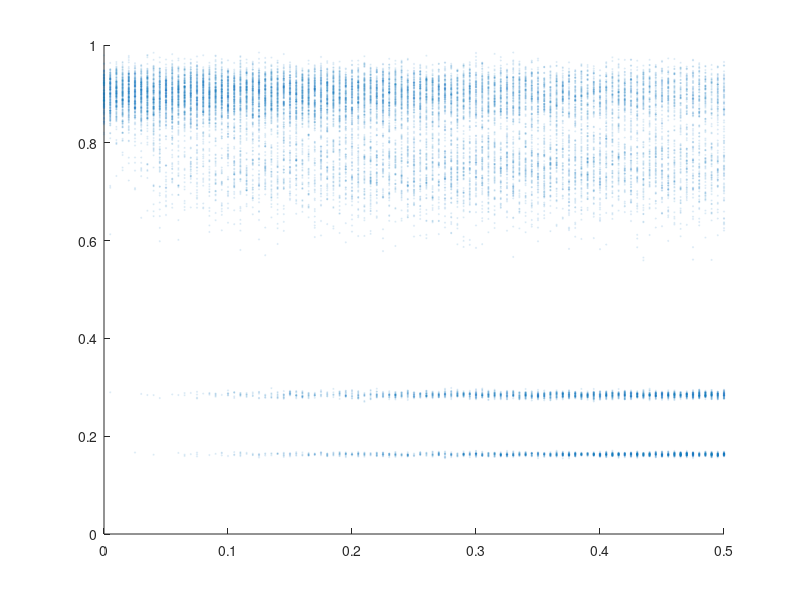
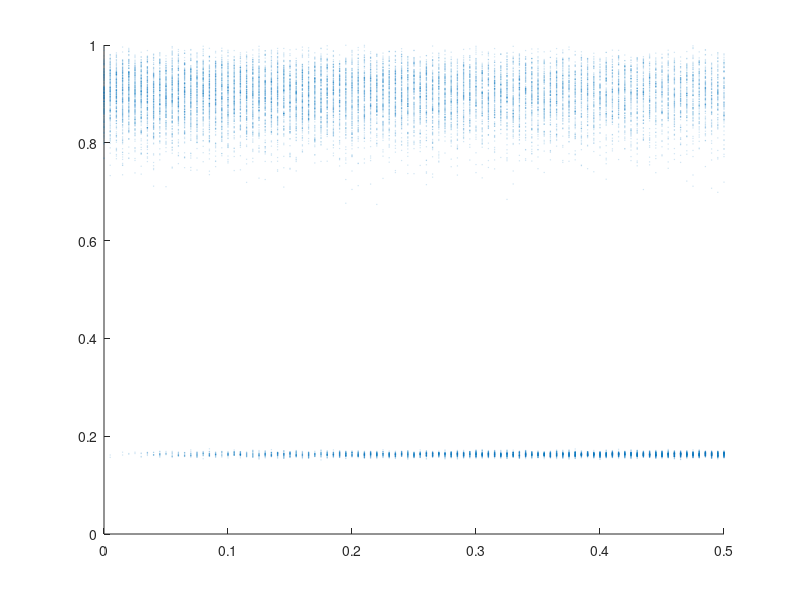

Write MATLAB code to recreate these figures, in order.
clear all;
close all;

% PD
x = 0:0.005:0.5;
X = repmat(x,200,1);
X = transpose(X);

data = load('F_pd.mat');
Fm = data.Fm;

% data = load('F_pd_std.mat');
% Fstd = data.Fstd;

data = load('F_pd_dir.mat');
Fm_dir = data.Fm_dir;

% data = load('F_pd_std_dir.mat');
% Fstd_dir = data.Fstd_dir;

figure;
hold on;
scatter(X, Fm, 1, 'MarkerFaceAlpha',.1,'MarkerEdgeAlpha',.1);

figure;
hold on;
scatter(X, Fm_dir, 1, '+' ,'MarkerFaceAlpha',.1,'MarkerEdgeAlpha',.1);
% errorbar(X, Fm, Fstd);
% errorbar(X, Fm_dir, Fstd_dir);

% % T0
% X = 0:0.02:0.8;
% 
% data = load('F_T0_mean.mat');
% Fm = data.Fm;
% 
% data = load('F_T0_std.mat');
% Fstd = data.Fstd;
% 
% data = load('F_T0_mean_dir.mat');
% Fm_dir = data.Fm_dir;
% 
% data = load('F_T0_std_dir.mat');
% Fstd_dir = data.Fstd_dir;
% 
% figure;
% hold on;
% errorbar(X, Fm, Fstd);
% errorbar(X, Fm_dir, Fstd_dir);
% 
% % sigma
% X = 0:0.002:0.2;
% 
% data = load('F_sigma_mean.mat');
% Fm = data.Fm;
% 
% data = load('F_sigma_std.mat');
% Fstd = data.Fstd;
% 
% data = load('F_sigma_mean_dir.mat');
% Fm_dir = data.Fm_dir;
% 
% data = load('F_sigma_std_dir.mat');
% Fstd_dir = data.Fstd_dir;
% 
% figure;
% hold on;
% errorbar(X, Fm, Fstd);
% errorbar(X, Fm_dir, Fstd_dir);